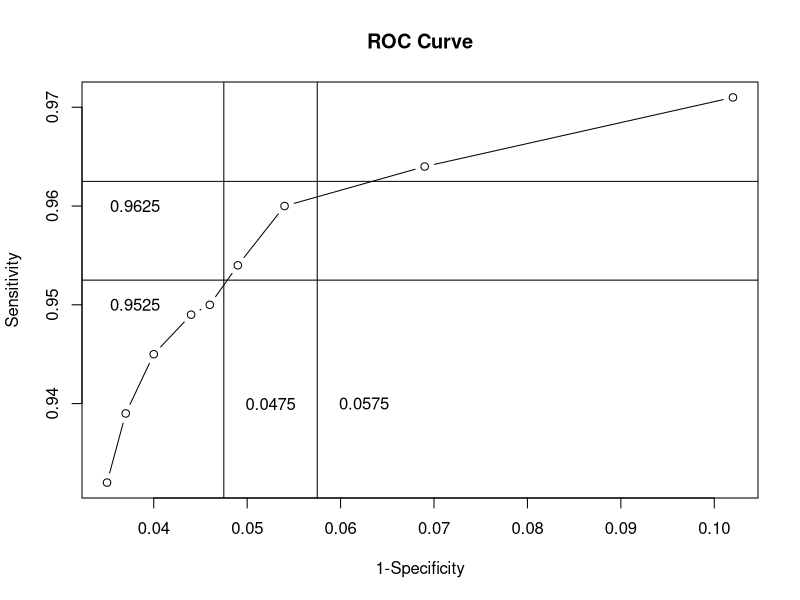

Here is the R script that generated this plot:
# Cotinine Level (ng/ml)
cl <- c(5,7,9,11,13,14,15,17,19)

# Sensitivity
sensitivity <- c(0.971, 0.964, 0.960, 0.954, 0.950, 0.949, 0.945, 0.939, 0.932)

# Specificity
specificity <- c(0.898, 0.931, 0.946, 0.951, 0.954, 0.956, 0.960, 0.963, 0.965)
omspec <- 1-specificity
omspec

# Plot the points
rocplot = plot(omspec,sensitivity, xlab = '1-Specificity',
               ylab = 'Sensitivity', main = 'ROC Curve')
lines(omspec,sensitivity,type="c")
abline(h = 0.9625, v = 0.0575)
abline(h = 0.9525, v = 0.0475)
text(0.038,0.95,"0.9525")
text(0.038,0.96,"0.9625")
text(0.0525,0.94,"0.0475")
text(0.0625,0.94,"0.0575")